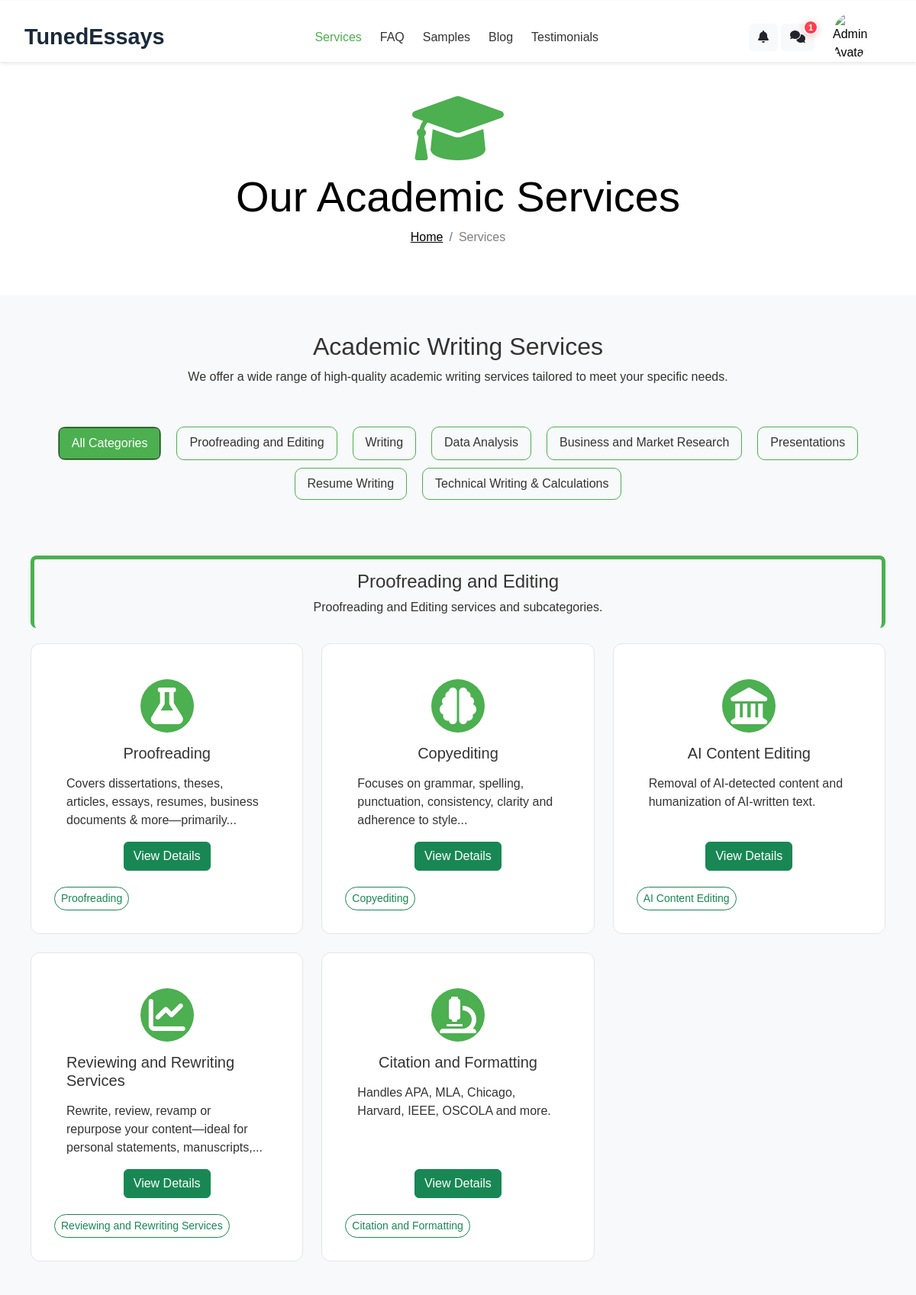
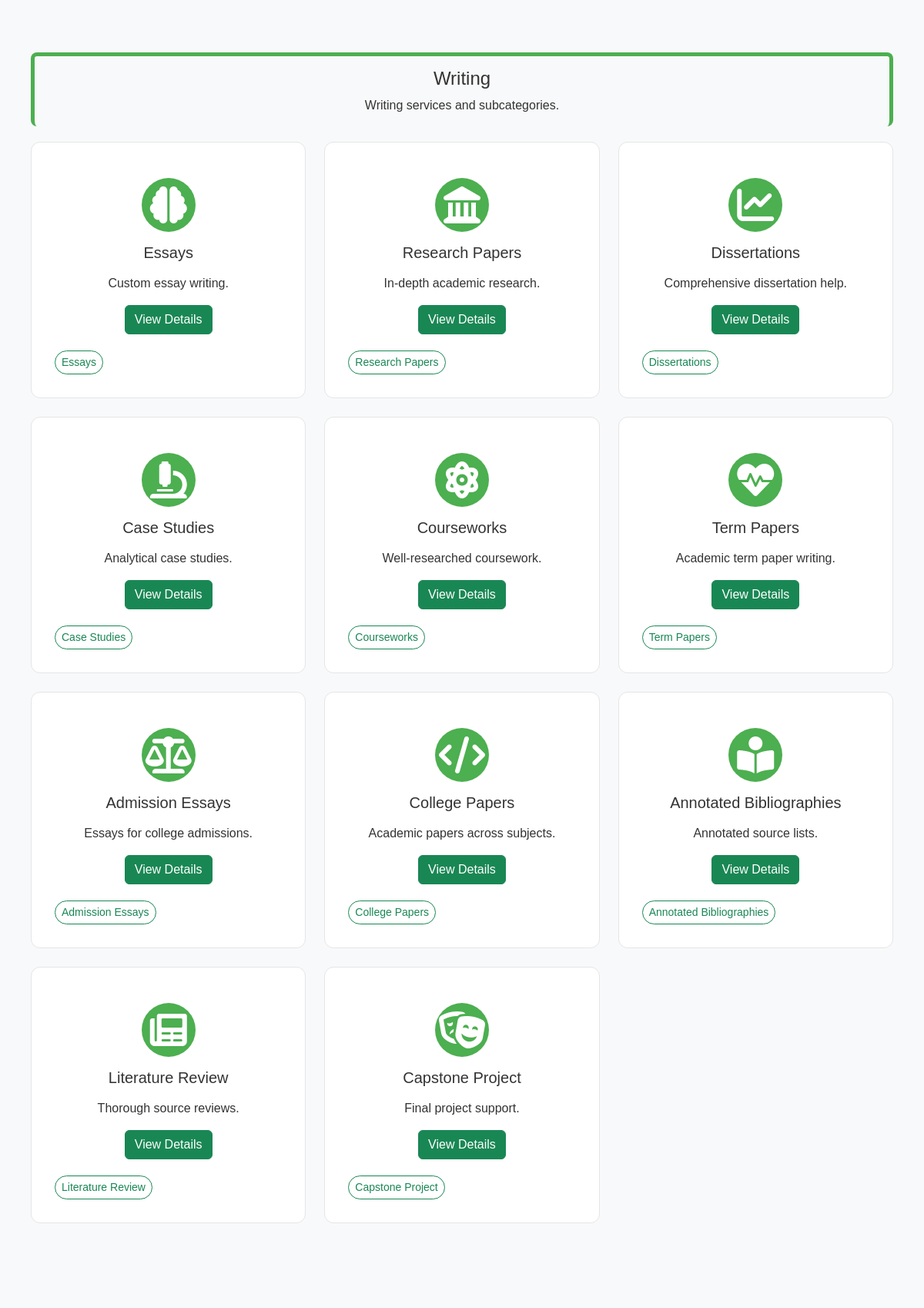
The app's page /services (signed in, upper part) with its own data (2 pictures, top to bottom).
### app/models/service.py (models this page shows, shortened)
class ServiceCategory(db.Model):
    id = db.Column(db.Integer, primary_key=True)
    name = db.Column(db.String(100), nullable=False)
    description = db.Column(db.Text)
    order = db.Column(db.Integer, default=0)
    services = db.relationship('Service', backref='category', lazy=True, cascade='all, delete-orphan')

class Service(db.Model):
    id = db.Column(db.Integer, primary_key=True)
    name = db.Column(db.String(100), nullable=False)
    description = db.Column(db.Text)
    category_id = db.Column(db.Integer, db.ForeignKey('service_category.id'))
    featured = db.Column(db.Boolean, default=False)
    tags = db.Column(db.String(255), nullable=True)
    pricing_category_id = db.Column(db.Integer, db.ForeignKey('pricing_category.id'))
    orders = db.relationship('Order', backref='service', lazy=True)
    samples = db.relationship('Sample', backref='service', lazy=True)
    testimonials = db.relationship('Testimonial', backref='service', lazy=True)
    pricing_category = db.relationship('PricingCategory', back_populates='service')

### app/routes/main.py (the view)
@main_bp.route('/services')
def services():
    categories = ServiceCategory.query.all()
    return render_template('services.html',
                          categories=categories,
                          title="Our Services")

### app/templates/services.html (shortened to what this page needs)
{% extends 'base.html' %}
{% block content %}
    <section class="page-header text-black py-5 animated-bg" style="background: linear-gradient(135deg, green, #4CAF50, green, lightgray; background-size: 400% 400%;">
        <div class="container">
            <div class="row">
                <div class="col-12 text-center">
                    <div class="service-icon mx-auto mb-3" style="width: 80px; height: 80px; background: white; color: var(--primary-color);">
                        <i class="fas fa-4x fa-graduation-cap"></i>
                    </div>
                    <h1 class="page-title display-4">Our Academic Services</h1>
                    <nav aria-label="breadcrumb">
                        <ol class="breadcrumb justify-content-center">
                            <li class="breadcrumb-item"><a href="{{ url_for('main.home') }}" class="text-black">Home</a></li>
                            <li class="breadcrumb-item active text-black-50" aria-current="page">Services</li>
                        </ol>
                    </nav>
                </div>
            </div>
        </div>
    </section>
    <section class="section py-5 bg-light">
        <div class="container">
            <h2 class="section-title text-center mb-2">Academic Writing Services</h2>
            <p class="section-description text-center mb-5">We offer a wide range of high-quality academic writing services tailored to meet your specific needs.</p>
            {% set service_icons = [
                'pencil-ruler', 'flask', 'brain', 'landmark', 'chart-line',
                'microscope', 'atom', 'heartbeat', 'balance-scale', 'code',
                'book-reader', 'newspaper', 'theater-masks', 'scroll', 'project-diagram',
                'calculator', 'globe-americas', 'dna', 'robot', 'drafting-compass',
                'chart-pie', 'seedling', 'laptop-code', 'server', 'network-wired',
                'leaf', 'palette', 'gavel', 'briefcase-medical', 'university'
            ] %}
            <div class="service-categories-nav mb-5">
                <ul class="nav nav-pills justify-content-center">
                    <li class="nav-item">
                        <a class="nav-link active" href="#all" data-bs-toggle="tab">All Categories</a>
                    </li>
                    {% for category in categories %}
                        <li class="nav-item">
                            <a class="nav-link" href="#category-{{ category.id }}" data-bs-toggle="tab">{{ category.name }}</a>
                        </li>
                    {% endfor %}
                </ul>
            </div>
            <div class="tab-content">
                <div class="tab-pane fade show active" id="all">
                    {% for category in categories %}
                        <div class="service-category mb-5">
                            <div class="category-header">
                                <h3 class="service-category-title h4 mb-2">{{ category.name }}</h3>
                                <p class="service-category-description mb-0">{{ category.description }}</p>
                            </div>
                            <div class="services-grid">
                                {% for service in category.services %}
                                {% set icon_index = (loop.index0 + category.id|default(0)) % service_icons|length %}
                                    <div class="service-item">
                                        <div class="card h-100">
                                            <div class="card-body">
                                                <div class="service-icon">
                                                    <i class=" fas fa-{{ service_icons[icon_index] }} fa-2x"></i>
                                                </div>
                                                <h4 class="card-title h5 mb-3 text-primary-dark">{{ service.name }}</h4>
                                                <p class="card-text flex-grow-1">{{ service.description|safe|truncate(100) }}</p>
                                                <div class="" style="float: left;">
                                                    <div class="btn btn-success">
                                                        <a href="{{ url_for('main.service_detail', service_id=service.id) }}" style="color: white; text-decoration: none; ">View Details</a>
                                                    </div>
                                                </div>
                                            </div>
                                            <div class="service-tags">
                                                {% if service.tags%}
                                                    <a href="{{url_for('main.search', q=service.tags)}}" class="btn btn-sm btn-outline-success rounded-pill">{{ service.tags }}</a>
                                                {% endif %}
                                            </div>
                                        </div>
                                    </div>
                                {% else %}
                                    <div class="service-item col-12">
                                        <p class="text-center">No services available in this category yet.</p>
                                    </div>
                                {% endfor %}
                            </div>
                        </div>
                    {% endfor %}
                </div>
            </div>
        </div>
    </section>
{% endblock %}

### app/static/css/main.css (style rules this page uses)
:root { --primary-color: #4CAF50; --secondary-color: #1a2a3a; --text-color: #333; --light-gray: #e5e5e5; --white: #ffffff; }
body { background-color: var(--white); color: var(--text-color); }
.container { max-width: 1200px; margin: 0 auto; padding: 0 20px; }
.nav-link.active { color: var(--primary-color); }
* { margin: 0; padding: 0; box-sizing: border-box; font-family: Arial, sans-serif; }
body { background-color: #fff; }
.service-item { min-width: 260px; border: 1px solid #e5e5e5; border-radius: 12px; padding: 15px; display: flex; flex-direction: column; background-color: #fff; }
.service-icon { transition: transform 0.3s ease, stroke-width 0.3s ease; }

### app/templates/services.html (style rules this page uses)
.services-grid { display: grid; grid-template-columns: repeat(auto-fill, minmax(300px, 1fr)); gap: 1.5rem; margin-bottom: 1.5rem; }
.service-item { display: flex; transition: transform 0.3s ease; }
.service-tags { display: flex; flex-direction: row; max-height: min-content; font-size: 7px; align-items: flex-start; margin-top: 5px; gap: 2px; justify-content: flex-start; }
.service-item .card { width: 100%; display: flex; flex-direction: column; border: 1px solid var(--border-color); border-radius: 12px; padding: 15px; background: #fff; transition: transform 0.3s ease, box-shadow 0.3s ease; }
.service-category { padding: 20px; }
.service-item .card-body { display: flex; flex-direction: column; flex-grow: 1; justify-content: center; }
.card-body { align-items: center; }
.service-icon { width: 70px; height: 70px; margin-bottom: 15px; display: flex; align-items: center; justify-content: center; border-radius: 50%; background: #4CAF50; color: white; font-size: 1.5rem; transition: transform 0.3s ease; }
.service-icon i { display: flex !important; width: 100%; height: 100%; align-items: center; justify-content: center; }
.category-header { background: #f8f9fa; padding: 15px; border-radius: 8px; margin-bottom: 20px; border-left: 5px solid var(--primary-color); border-top: 5px solid var(--primary-color); border-right: 5px solid var(--primary-color); text-align: center; }
.nav-item { margin: 5px 10px; border: 1px solid #4CAF50; border-radius: 10px; }
.nav-link { color: var(--text-color); font-weight: 500; transition: all 0.3s ease; ; }
.nav-pills .nav-link.active { background: var(--primary-color); color: white; border: 1px solid #333; }
.animated-bg { background-size: 400% 400%; animation: gradient 15s ease infinite; }

### records on screen
ServiceCategory: name "Proofreading and Editing", description "Proofreading and Editing services and subcategories."
ServiceCategory: name "Writing", description "Writing services and subcategories."
ServiceCategory: name "Data Analysis"
ServiceCategory: name "Business and Market Research"
ServiceCategory: name "Presentations"
ServiceCategory: name "Resume Writing"
ServiceCategory: name "Technical Writing & Calculations"
Service: name "Proofreading", description "Covers dissertations, theses, articles, essays, resumes, business documents & more—primarily...", tags "Proofreading"
Service: name "Copyediting", description "Focuses on grammar, spelling, punctuation, consistency, clarity and adherence to style...", tags "Copyediting"
Service: name "AI Content Editing", description "Removal of AI-detected content and humanization of AI-written text.", tags "AI Content Editing"
Service: name "Reviewing and Rewriting Services", description "Rewrite, review, revamp or repurpose your content—ideal for personal statements, manuscripts,...", tags "Reviewing and Rewriting Services"
Service: name "Citation and Formatting", description "Handles APA, MLA, Chicago, Harvard, IEEE, OSCOLA and more.", tags "Citation and Formatting"
Service: name "Essays", description "Custom essay writing.", tags "Essays"
Service: name "Research Papers", description "In-depth academic research.", tags "Research Papers"
Service: name "Dissertations", description "Comprehensive dissertation help.", tags "Dissertations"
Service: name "Case Studies", description "Analytical case studies.", tags "Case Studies"
Service: name "Courseworks", description "Well-researched coursework.", tags "Courseworks"
Service: name "Term Papers", description "Academic term paper writing.", tags "Term Papers"
Service: name "Admission Essays", description "Essays for college admissions.", tags "Admission Essays"
Service: name "College Papers", description "Academic papers across subjects.", tags "College Papers"
Service: name "Annotated Bibliographies", description "Annotated source lists.", tags "Annotated Bibliographies"
Service: name "Literature Review", description "Thorough source reviews.", tags "Literature Review"
Service: name "Capstone Project", description "Final project support.", tags "Capstone Project"
